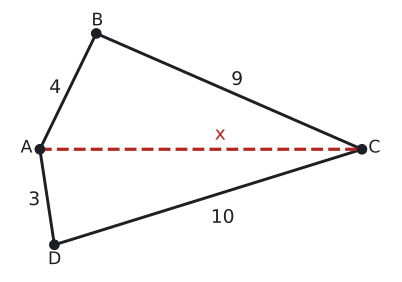

Source code (Python):
import sys; sys.path.insert(0, "tools")
from cizim import *

# Alıştırma soru 4: |AB| = 4, |BC| = 9, |AD| = 3, |DC| = 10, |AC| = x (çizimde x = 10).
def nokta3(P, Q, r1, r2, ust):
    d = np.linalg.norm(Q - P); u = (Q - P) / d; n = np.array([-u[1], u[0]])
    a = (d * d + r1 * r1 - r2 * r2) / (2 * d); h = np.sqrt(r1 * r1 - a * a)
    return P + a * u + (h if ust else -h) * n
A = np.array([0.0, 0.0]); C = np.array([10.0, 0.0])
B = nokta3(A, C, 4, 9, True); D = nokta3(A, C, 3, 10, False)
print(B, D, np.linalg.norm(B - C), np.linalg.norm(D - C))

fig, ax = sekil(5.6, 3.6)
ax.set_aspect("equal"); ax.axis("off")
ax.plot(*zip(A, B, C, D, A), color=YAZI)
ax.plot(*zip(A, C), color=KIRMIZI, lw=2.4, ls="--")
nokta(ax, *A, "A", dx=-0.6, dy=-0.1); nokta(ax, *B, "B", dx=-0.15, dy=0.25)
nokta(ax, *C, "C", dx=0.2, dy=-0.1); nokta(ax, *D, "D", dx=-0.2, dy=-0.6)
def yaz(P, Q, s, dx, dy, renk=YAZI):
    m = (P + Q) / 2; ax.text(m[0] + dx, m[1] + dy, s, ha="center", va="center", color=renk, fontsize=14)
yaz(A, B, "4", -0.4, 0.1); yaz(B, C, "9", 0.25, 0.35)
yaz(A, D, "3", -0.4, -0.1); yaz(D, C, "10", 0.45, -0.65)
yaz(A, C, "x", 0.6, 0.45, KIRMIZI)
ax.set_xlim(-1, 11); ax.set_ylim(D[1] - 0.9, B[1] + 0.8)
kaydet(fig, __file__)
